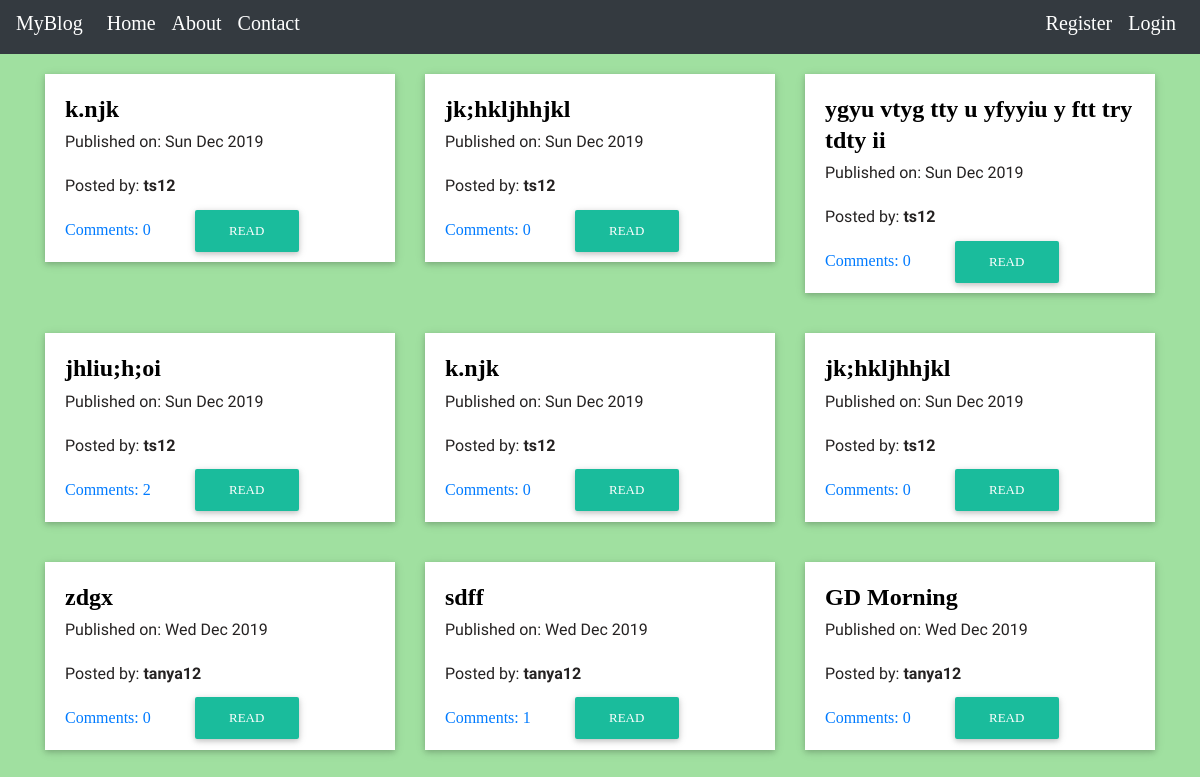
Before: / with the older database file.
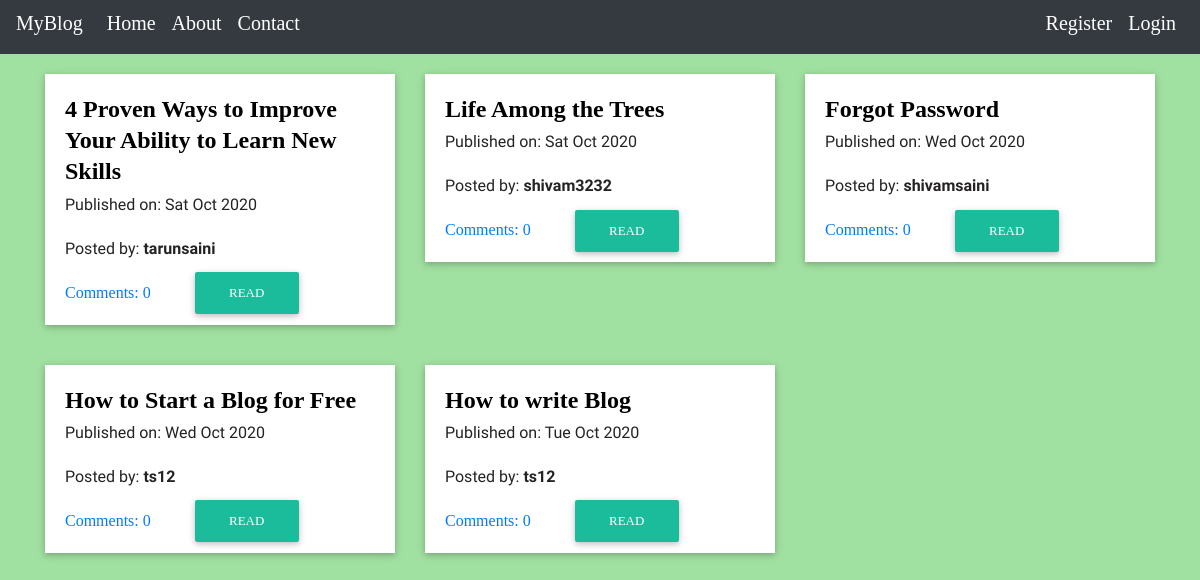
After: the same page with the newer database file.
### blog/models.py (models this page shows, shortened)
class Post(models.Model):
    author = models.ForeignKey('auth.User',on_delete=models.SET_NULL, null=True)
    title = models.CharField(max_length=100)
    text = models.TextField()
    create_date = models.DateTimeField(default = timezone.now)
    publish_date = models.DateTimeField(null = True,blank = True)
    def approve_comments(self):
        return self.comments.filter(approved_comment = True)

### blog/views.py (the view)
# urls.py: url(r'^$',views.PostListView.as_view(),name = 'post_list'),
class PostListView(ListView):
    model = Post
    def get_queryset(self):
        return Post.objects.filter(publish_date__lte = timezone.now()).order_by('-publish_date')

### templates/blog/post_list.html
{% extends 'blog/base.html' %}
{% block content %}
  <div class="details-card .card-content">
    <div class="row ">
      {% for post in post_list %}
        <div class=" col-lg-4  col-md-6 col-sm-12">
            <div class="card-content">
                <div class="card-desc">
                    <h3>{{ post.title }}</h3>
                      <p>Published on: {{ post.publish_date|date:"D M Y"}}</p>
                      <p>Posted by: <strong>{{ post.author }}</strong></p>
                    <a href="{% url 'post_detail' pk=post.pk %}">Comments: {{ post.approve_comments.count }}</a>
                    <a href="{% url 'post_detail' pk=post.pk %}" class="btn-card">Read</a>
                </div>
            </div>
        </div>
      {% endfor %}
    </div>
  </div>
{% endblock %}

### templates/blog/base.html (shortened to what this page needs)
<!DOCTYPE html>
{% load static %}
<html lang="en"><head><meta http-equiv="Content-Type" content="text/html; charset=UTF-8">
    <link rel="stylesheet" href={% static "font/css/font-awesome.min.css" %}>
    <link rel="stylesheet" href= {% static "css/base.css" %}>
    <link rel="stylesheet" href= {% static "css/Card.css" %}>
    <link rel="stylesheet" href={% static "css/animate.min.css" %}>
    <link rel="stylesheet" href= {% static "css/post_creations.css" %}>
    <link rel="stylesheet" href= {% static "css/login_form.css" %}>
    <link rel="stylesheet" href= {% static "css/post_details.css" %}>
    <link rel="stylesheet" href= {% static "css/about.css" %}>
    <link rel="stylesheet" href="https://cdn.jsdelivr.net/npm/bootstrap@4.5.3/dist/css/bootstrap.min.css">
  </head>
  <body>
        <nav id = "base" class=" navbar navbar-expand-sm navbar-dark bg-dark " >
          <a class="navbar-brand "  href="{% url 'post_list' %}" >MyBlog</a>
          <div class="collapse navbar-collapse" id="navbarNavDropdown" style="text-align: center;" >
            <ul class="navbar-nav mr-auto">
              <li class="nav-item active" style="color: white;"><a class="nav-link" href="{% url 'post_list' %}">Home <span class="sr-only">(current)</span></a></li>
              <li class="nav-item active"><a class="nav-link" href="{% url 'about' %}">About</a></li>
              <li class="nav-item active"><a class="nav-link" href="{% url 'contact' %}">Contact</a></li>
            </ul>
            <ul class="navbar-nav  navbar-right">
              {% if user.is_authenticated %}
              <li class="nav-item active"><a class="nav-link" href="{% url 'post_new' %}">New Post</a></li>
              <li class="nav-item active"><a class="nav-link" href="{% url 'post_draft_list' %}">Drafts</a></li>
              <li class="nav-item active"><a class="nav-link" href="{% url 'logout' %}">Logout</a></li>
              <li class="nav-item active"><a class="nav-link" style="color: white; ">Welcome:{{user.first_name}} {{user.last_name}} </a></li>
              {% else %}
              <li class="nav-item active"><a class="nav-link" href="{% url 'signup' %}">Register </a></li>
              <li class="nav-item active"><a class="nav-link" href="{% url 'login' %}" >Login</a></li>
              {% endif %}
            </ul>
          </div>
         </nav>
         <div class="container">
          {% block content %}
          {% endblock %}
         </div>
  </body>
</html>

### static/css/base.css (style rules this page uses)
#base { position: relative; background-size: cover; background-position: center; background-repeat: no-repeat; padding-top: 0px; text-align: center; color: black; font-weight: 400; font-size: 20px; }
.nav-link { color: white !important; }

### static/css/Card.css (style rules this page uses)
.card-content { background: #ffffff; border: 4px; box-shadow: 0 2px 5px 0 rgba(0,0,0,.16), 0 2px 10px 0 rgba(0,0,0,.12); margin-top: 20px; margin-bottom: 20px; }
.card-desc { padding: 1.25rem; }
.card-desc h3 { color: #000000; font-weight: 600; font-size: 1.5em; line-height: 1.3em; margin-top: 0; margin-bottom: 5px; padding: 0; }
.card-desc p { font-size: 14px; font-weight: 400; font-size: 1em; line-height: 1.5; margin: 0px; margin-bottom: 20px; padding: 0; font-family: 'Raleway', sans-serif; }
.btn-card { background-color: #1ABC9C; color: #fff; box-shadow: 0 2px 5px 0 rgba(0,0,0,.16), 0 2px 10px 0 rgba(0,0,0,.12); padding: .84rem 2.14rem; font-size: .81rem; -webkit-transition: color .15s ease-in-out,background-color .15s ease-in-out,border-color .15s ease-in-out,-webkit-box-shadow .15s ease-in-out; transition: color .15s ease-in-out,background-color .15s ease-in-out,border-color .15s ease-in-out,-webkit-box-shadow .15s ease-in-out; -o-transition: color .15s ease-in-out,background-color .15s ease-in-out,border-color .15s ease-in-out,box-shadow .15s ease-in-out; transition: color .15s ease-in-out,background-color .15s ease-in-out,border-color .15s ease-in-out,box-shadow .15s ease-in-out; transition: color .15s ease-in-out,background-color .15s ease-in-out,border-color .15s ease-in-out,box-shadow .15s ease-in-out,-webkit-box-shadow .15s ease-in-out; margin-left: 40px; border: 0; -webkit-border-radius: .125rem; border-radius: .125rem; cursor: pointer; text-transform: uppercase; white-space: normal; word-wrap: break-word; color: #fff; }
a.btn-card { text-decoration: none; color: #fff; }

### static/css/post_creations.css (style rules this page uses)
.row { align-items: inline; align-self: start; align-content: center; }

### templates/blog/base.html (style rules this page uses)
body { background: #a0e0a0; font-family: 'Times New Roman', Times, serif; color: rgb(37, 34, 34); }

Changed rows visible on the page:
removed Post: title "k.njk", publish_date "Sun Dec 2019", author "ts12", approve_comments.count "0"
removed Post: title "jk;hkljhhjkl", publish_date "Sun Dec 2019", author "ts12", approve_comments.count "0"
removed Post: title "ygyu vtyg tty u yfyyiu y ftt try tdty ii", publish_date "Sun Dec 2019", author "ts12", approve_comments.count "0"
removed Post: title "jhliu;h;oi", publish_date "Sun Dec 2019", author "ts12", approve_comments.count "2"
removed Post: title "k.njk", publish_date "Sun Dec 2019", author "ts12", approve_comments.count "0"
removed Post: title "jk;hkljhhjkl", publish_date "Sun Dec 2019", author "ts12", approve_comments.count "0"
removed Post: title "zdgx", publish_date "Wed Dec 2019", author "tanya12", approve_comments.count "0"
removed Post: title "sdff", publish_date "Wed Dec 2019", author "tanya12", approve_comments.count "1"
removed Post: title "GD Morning", publish_date "Wed Dec 2019", author "tanya12", approve_comments.count "0"
added Post: title "4 Proven Ways to Improve Your Ability to Learn New Skills", publish_date "Sat Oct 2020", author "tarunsaini", approve_comments.count "0"
added Post: title "Life Among the Trees", publish_date "Sat Oct 2020", author "shivam3232", approve_comments.count "0"
added Post: title "Forgot Password", publish_date "Wed Oct 2020", author "shivamsaini", approve_comments.count "0"
added Post: title "How to Start a Blog for Free", publish_date "Wed Oct 2020", author "ts12", approve_comments.count "0"
added Post: title "How to write Blog", publish_date "Tue Oct 2020", author "ts12", approve_comments.count "0"
